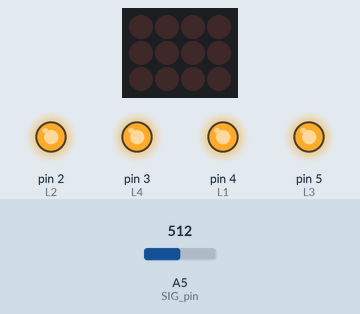
Bench run of a sketch on a simulated Arduino Uno, built with avr-gcc and run on an emulated ATmega328P. Parts: 4×3 LED matrix, output pins drawn as LEDs (lit = HIGH). Wiring (inferred from the names in the program): LED matrix (orientation assumed): rows pin 9, pin 10, pin 11; columns pin 6, pin 7, pin 8, pin 12. The inputs (shaded band) are chosen by the test bench; at power-on: A5 (SIG_pin) = 512. MIDI output is not drawn; pins used as bus, display or sensor lines are not drawn.

Above: at 0.1 s.
Timing chart, 0 to 1.6 s (numbered marks = the images above):
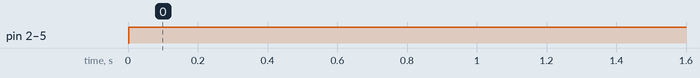

Measured:
- by itself, pin 2 (L2), pin 3 (L4), pin 4 (L1), pin 5 (L3): LOW → HIGH at 0.00 s

The sketch:

mashupbox.ino
```cpp
#include <MIDI.h>
#include <Keypad.h>

MIDI_CREATE_DEFAULT_INSTANCE();

void setup() {
  potsSetup();
  buttonSetup();
  MIDI.begin();
  Serial.begin(115200);
}

void loop() {
  readPots();
  updateButtons();
}


void potChange(int index, int value) {
   int midiValue = (1023-value) / 8;

  /* Serial.print("New Value at channel ");
   Serial.print(index);
   Serial.print(" : ");
   Serial.print(value);
   Serial.print(". Midi Value: ");
   Serial.println(midiValue);*/
   // Weird bug in logic
   if (index == 7) {
     index = 27;
   }
   if (index >= 9 && index <= 11) {
     // Special 'balancing' knobs
     MIDI.sendControlChange(index, midiValue, 1);
     MIDI.sendControlChange(index + 10, 127 - midiValue, 1);
   } else {
        MIDI.sendControlChange(index, midiValue, 1);
   }

}
```

buttons.ino
```cpp
#define _R 9
#define _G 10
#define _B 11

#define L1 4
#define L2 2
#define L3 5
#define L4 3

struct Color {
  Color(): red(0), green(0), blue(0) {}
  Color(byte r, byte g, byte b): red(r), green(g), blue(b) {}
  byte red;
  byte green;
  byte blue;
};

const uint8_t ROWS=1;
const uint8_t COLS=4;
char keys[ROWS][COLS] = {{1, 2, 3, 4}};
byte rowPins[ROWS] = {A0};
byte colPins[COLS] = {A1, A2, A3, A4};

Color led[4];
uint8_t button_state[4] = {0,0,0,0};
uint8_t key_state[4] = {0,0,0,0};
uint8_t key_notes[4] = {72,60,72,60};

Color color_states[] = {
  Color(0  , 0  , 0  ),
  Color(255, 0  , 0  ),
  Color(0  , 255, 0  ),
  Color(0  , 0  , 255),
  Color(255, 255, 0  ),
  Color(0  , 255, 255),
  Color(0  , 255, 255),
};
uint8_t num_color_states = sizeof(color_states) / sizeof(color_states[0]);

Keypad buttons = Keypad(makeKeymap(keys), rowPins, colPins, ROWS, COLS);

void buttonSetup() {
  pinMode(_R, OUTPUT);
  pinMode(_G, OUTPUT);
  pinMode(_B, OUTPUT);
  pinMode(L1, OUTPUT);
  pinMode(L2, OUTPUT);
  pinMode(L3, OUTPUT);
  pinMode(L4, OUTPUT);

  buttons.addEventListener(keypadEvent);
}

void updateButtons() {
   writeLeds();
   //readButtons();
   buttons.getKey();
}

void keypadEvent(KeypadEvent key){
  switch (buttons.getState()){
    case PRESSED:
        MIDI.sendNoteOn(key_notes[key -1]   ,127,1);
        button_state[key-1] = (button_state[key-1] + 1) % num_color_states;
        led[key-1] = color_states[button_state[key-1]];
        break;
    case RELEASED:
        MIDI.sendNoteOff(key_notes[key -1]   ,127,1);
        break;
   }
}

void readButtons() {
  char key = buttons.getKey();
  if (key && key <= 4) {
    button_state[key-1] = (button_state[key-1] + 1) % num_color_states;
    led[key-1] = color_states[button_state[key-1]];
     key_state[key-1] = 1;
     //MIDI.sendNoteOn(key_notes[key -1]   ,127,1);
     Serial.print("Key pressed: ");
     Serial.println((int)key);
     Serial.print(" : ");
  }
}

void writeLeds() {
  digitalWrite(_R, LOW);
  digitalWrite(_G, LOW);
  digitalWrite(_B, LOW);
  analogWrite(L1, 255-led[0].red);
  analogWrite(L2, 255-led[1].red);
  analogWrite(L3, 255-led[2].red);
  analogWrite(L4, 255-led[3].red);
  digitalWrite(_R, HIGH);
  // reds are on now, wait a bit
  delayMicroseconds(300);
  digitalWrite(_R, LOW);
  analogWrite(L1, 255-led[0].green);
  analogWrite(L2, 255-led[1].green);
  analogWrite(L3, 255-led[2].green);
  analogWrite(L4, 255-led[3].green);
  digitalWrite(_G, HIGH);
  // green are on now, wait a bit
  delayMicroseconds(300);
  digitalWrite(_G, LOW);
  analogWrite(L1, 255-led[0].blue);
  analogWrite(L2, 255-led[1].blue);
  analogWrite(L3, 255-led[2].blue);
  analogWrite(L4, 255-led[3].blue);
  digitalWrite(_B, HIGH);
  // blue are on now, wait a bit
  delayMicroseconds(300);
  digitalWrite(_B, LOW);
}
```

pots.ino
```cpp
//Mux control pins
int s0 = 6;
int s1 = 7;
int s2 = 8;
int s3 = 12;

//Mux in "SIG" pin
int SIG_pin = 5;

int controlPin[] = {s0, s1, s2, s3};

int muxChannel[16][4]={
    {0,0,0,0}, //channel 0
    {1,0,0,0}, //channel 1
    {0,1,0,0}, //channel 2
    {1,1,0,0}, //channel 3
    {0,0,1,0}, //channel 4
    {1,0,1,0}, //channel 5
    {0,1,1,0}, //channel 6
    {1,1,1,0}, //channel 7
    {0,0,0,1}, //channel 8
    {1,0,0,1}, //channel 9
    {0,1,0,1}, //channel 10
    {1,1,0,1}, //channel 11
    {0,0,1,1}, //channel 12
    {1,0,1,1}, //channel 13
    {0,1,1,1}, //channel 14
    {1,1,1,1}  //channel 15
};

int potsState[16] = {0, 0, 0, 0, 0, 0, 0, 0, 0, 0, 0, 0, 0, 0, 0, 0};

void potsSetup() {
  pinMode(s0, OUTPUT);
  pinMode(s1, OUTPUT);
  pinMode(s2, OUTPUT);
  pinMode(s3, OUTPUT);

  digitalWrite(s0, LOW);
  digitalWrite(s1, LOW);
  digitalWrite(s2, LOW);
  digitalWrite(s3, LOW);
}

void readPots() {
   for(int i = 5; i <  16; i ++) {
      int newValue = readMux(i);
      if (abs(newValue - potsState[i]) > 2) {
          // A change in value!
          potChange(i, newValue);
          potsState[i] = newValue;
      }
   }
}

int readMux(int channel){

  //loop through the 4 sig
  for(int i = 0; i < 4; i ++){
    digitalWrite(controlPin[i], muxChannel[channel][i]);
  }

  //read the value at the SIG pin
  int val = analogRead(SIG_pin);

  //return the value
  return val;
}
```
